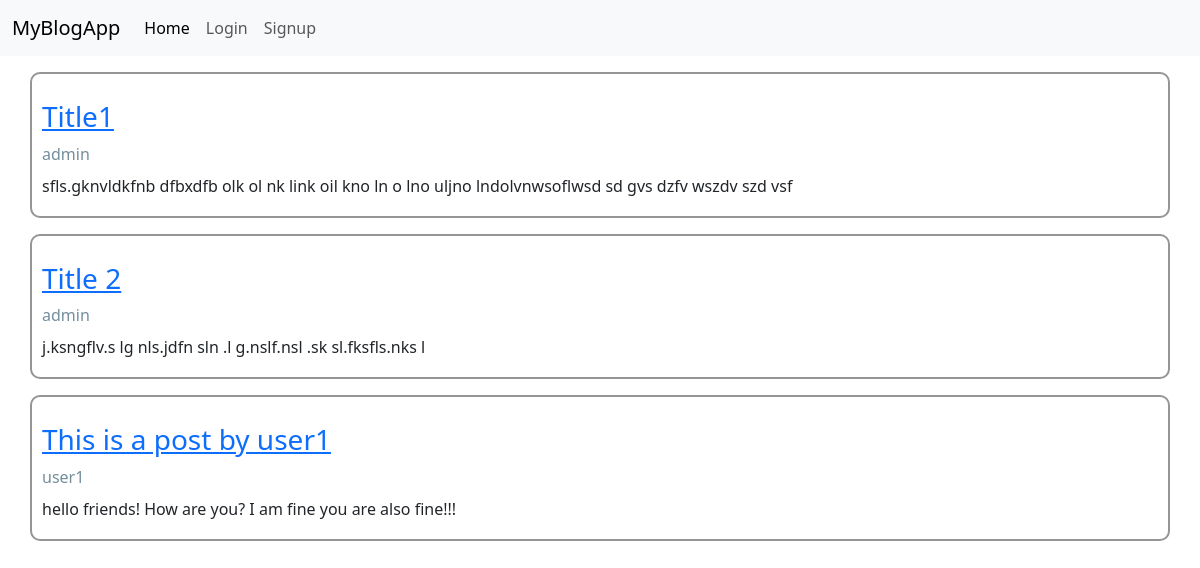
The page / on the database its author committed.
### blogapp/models.py (models this page shows, shortened)
class Blogpostmodel(models.Model):
    title = models.CharField(max_length=200, null=True,blank=True)
    content = models.CharField(max_length=5000, null=True, blank=True)
    author = models.ForeignKey(User, on_delete=models.CASCADE, null=True, blank=True)
    created_date = models.DateTimeField(default=timezone.now, null=True, blank=True)
    published_date = models.DateTimeField(blank=True, null=True)

### blogapp/views.py (the view)
# urls.py: 2. Add a URL to urlpatterns:  path('', views.home, name='home')
def home(request):
    blogposts = Blogpostmodel.objects.all()
    return render(request, 'home.html', {'blogposts':blogposts})

### blogapp/templates/home.html (shortened to what this page needs)
{% extends "base.html" %}
{% block content %}
{% for post in blogposts %}
<div class="container mt-3" style="border: 2px solid rgb(150, 148, 148); border-radius: 10px; padding: 10px;">
    <a href="{% url 'post_detail' pk=post.pk %}"><h3 class="title mb-2 mt-3">{{post.title}}</h3></a>
    <div class="author mb-2 bold" style="color: rgb(115, 142, 156);">{{post.author}}</div>
    <div class="content mb-2">{{post.content}}</div>
</div>
{% endfor %}
{% endblock content %}

### rows shown on the page
Blogpostmodel: title "Title1", author "admin", content "sfls.gknvldkfnb dfbxdfb olk ol nk link oil kno ln o lno uljno lndolvnwsoflwsd sd gvs dzfv wszdv szd vsf"
Blogpostmodel: title "Title 2", author "admin", content "j.ksngflv.s lg nls.jdfn sln .l g.nslf.nsl .sk sl.fksfls.nks l"
Blogpostmodel: title "This is a post by user1", author "user1", content "hello friends! How are you? I am fine you are also fine!!!"
